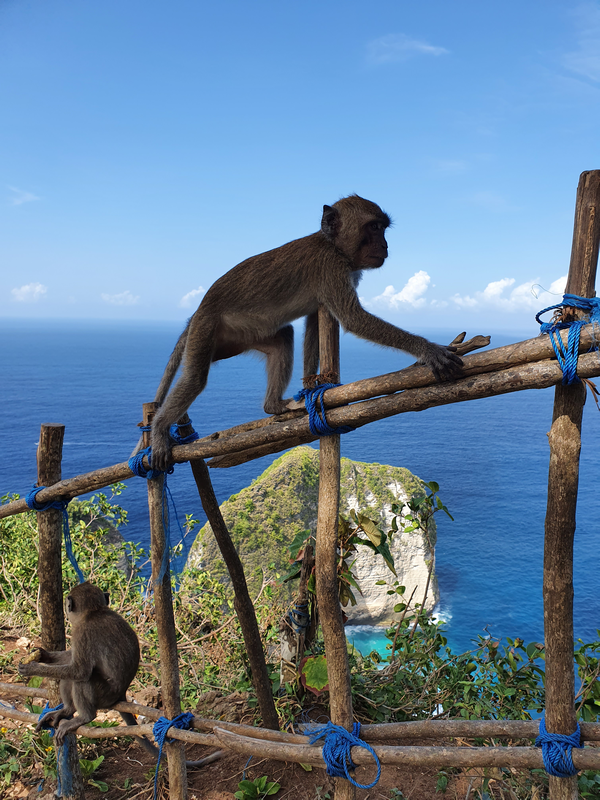
#> input picture DTUImageAnalysis/exercises/Ex7-GeometricTransformationsAndRegistration/data/NusaPenida.png, 600 x 800 px
$ python ex7.py
#> lines starting #> are read from the running program, lines starting #| are printed output that depends on the picture
#> further down, img_org is the input picture: shape (800, 600, 3); mean R, G, B 102, 126.7, 148.3
### DTUImageAnalysis/exercises/Ex7-GeometricTransformationsAndRegistration/data/Ex7_VideoImageTransformations.py
import time
import cv2
from skimage.transform import swirl
from skimage.transform import rotate
import math


# [30 lines left out: functions show_in_moved_window, process_rgb_image, not called in this run]


def capture_from_camera_and_show_images():
    print("Starting image capture")

    print("Opening connection to camera")
    videoPath = "data/testVideo.mp4"
    cap = cv2.VideoCapture(videoPath)
    if not cap.isOpened():
        print("Cannot open camera")
        exit()

    print("Starting camera loop")
    # To keep track of frames per second using a high-performance counter
    old_time = time.perf_counter()
    fps = 0
    stop = False
    counter = 0
    while not stop:
        ret, new_frame = cap.read()
        if not ret:
            print("Can't receive frame. Exiting ...")
            break

        # Change from OpenCV BGR to scikit image RGB
        new_image = new_frame[:, :, ::-1]
        proc_time_start = time.perf_counter()
        proc_img = process_rgb_image(new_image, counter)
        proc_time = time.perf_counter() - proc_time_start
        # convert back to OpenCV BGR to show it
        proc_img = proc_img[:, :, ::-1]

        counter = counter + 1

        # update FPS - but do it slowly to avoid fast changing number
        new_time = time.perf_counter()
        time_dif = new_time - old_time
        old_time = new_time
        fps = fps * 0.95 + 0.05 * 1 / time_dif

        # Put the FPS on the new_frame
        str_out = f"fps: {int(fps)} proc.time: {int(proc_time * 1000)} ms"
        font = cv2.FONT_HERSHEY_COMPLEX
        cv2.putText(new_frame, str_out, (100, 100), font, 1, 255, 1)

        # Display the resulting frame
        show_in_moved_window("Input", new_frame, 0, 10)
        show_in_moved_window("Processed image", proc_img, 1200, 10)

        if cv2.waitKey(1) == ord("q"):
            stop = True

    print("Stopping image loop")
    cap.release()
    cv2.destroyAllWindows()


# [2 lines that do not run on import are left out]

### DTUImageAnalysis/exercises/Ex7-GeometricTransformationsAndRegistration/ex7.py
import matplotlib.pyplot as plt
import numpy as np
from skimage.transform import (
    EuclideanTransform,
    SimilarityTransform,
    warp,
    swirl,
)
from skimage import io, img_as_float
from data.Ex7_VideoImageTransformations import capture_from_camera_and_show_images

from sklearn.decomposition import PCA
from scipy.spatial import procrustes

# Constants for visualization
DATA_DIR = "data/"
IMG_NAME = "NusaPenida.png"
FIG_WIDTH = 20
AXIS_TITLE_SIZE = 16
FIG_TITLE_SIZE = 30
LEGEND_SIZE = 14


def golden_ratio(width):
    """Calculate height using the golden ratio."""
    return width / ((1 + 5**0.5) / 2)


def apply_transformations(img):
    """Apply various transformations to an image and display the results."""
    img_height, img_width = img.shape[:2]
#> img_height = 800; img_width = 600
    rotation_angle = np.pi / 4
    translation_vector = [img_height / 4, img_width / 4]
#> translation_vector = [200, 150]
    scale_factor = 0.6
    center = np.array([img_height / 2, img_width / 2])
#> center = [400, 300]
    swirl_strength = 10
    swirl_radius = 300

    # Transformation steps
    transform_centered = EuclideanTransform(translation=-center)
    transform_rotated = EuclideanTransform(rotation=rotation_angle)
    transform_shifted_back = EuclideanTransform(translation=center)
    transform_translated = EuclideanTransform(translation=translation_vector)
    transform_scaled = SimilarityTransform(scale=scale_factor)

    # Apply transformations
    combined_rotation = transform_centered + transform_rotated + transform_shifted_back
    combined_rot_trans = combined_rotation + transform_translated
    combined_rot_trans_scale = combined_rot_trans + transform_scaled

    # Warp images with transformations
    img_rotated = warp(img, combined_rotation.inverse)
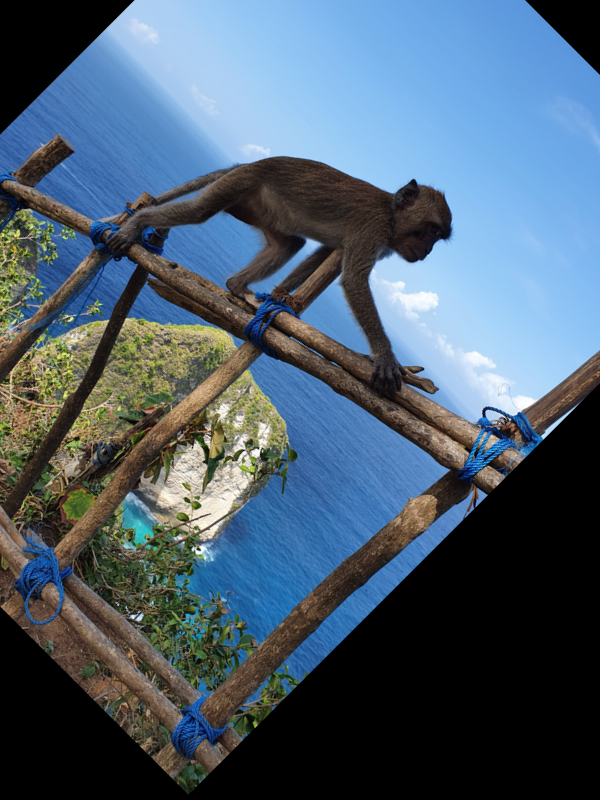
#> img_rotated: shape (800, 600, 3) float64; mean R, G, B 0.299, 0.373, 0.437
    img_rotated_translated = warp(img, combined_rot_trans.inverse)
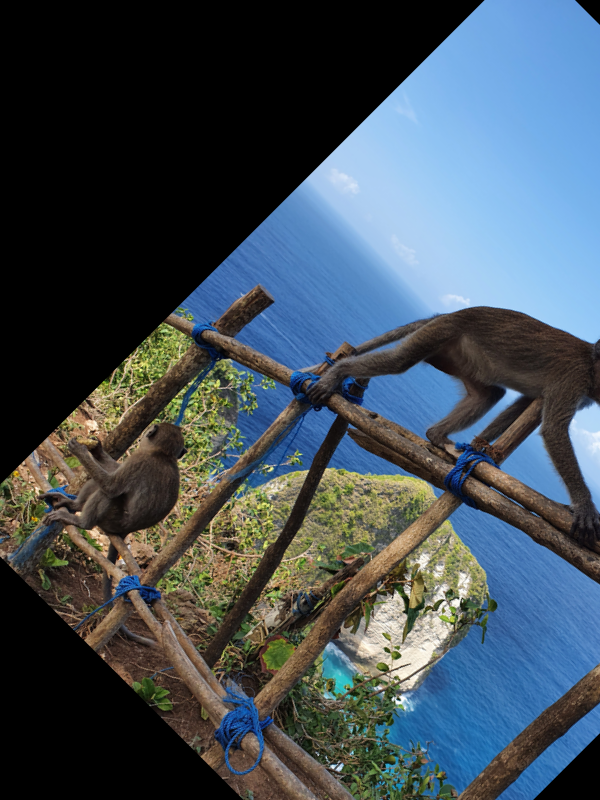
#> img_rotated_translated: shape (800, 600, 3) float64; mean R, G, B 0.261, 0.311, 0.348
    img_rot_trans_scaled = warp(img, combined_rot_trans_scale.inverse)
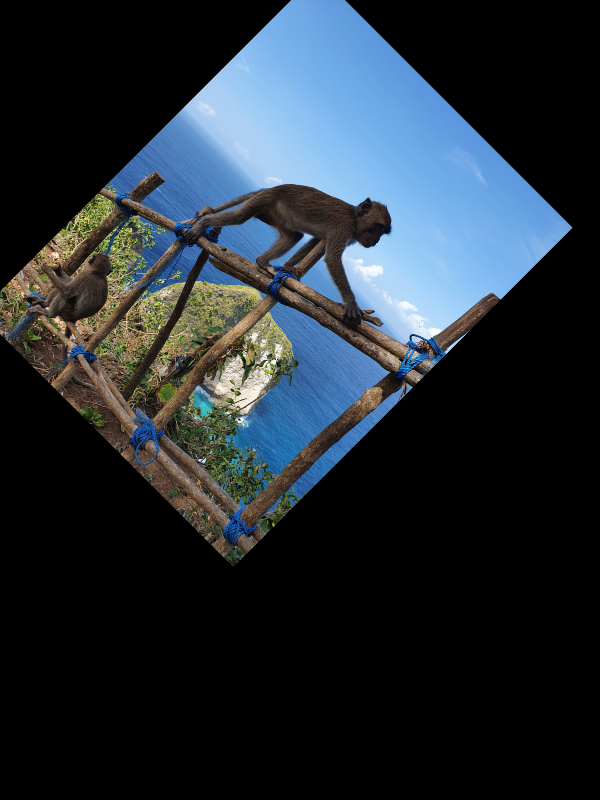
#> img_rot_trans_scaled: shape (800, 600, 3) float64; mean R, G, B 0.143, 0.178, 0.208
    img_swirled = swirl(img, strength=swirl_strength, radius=swirl_radius)
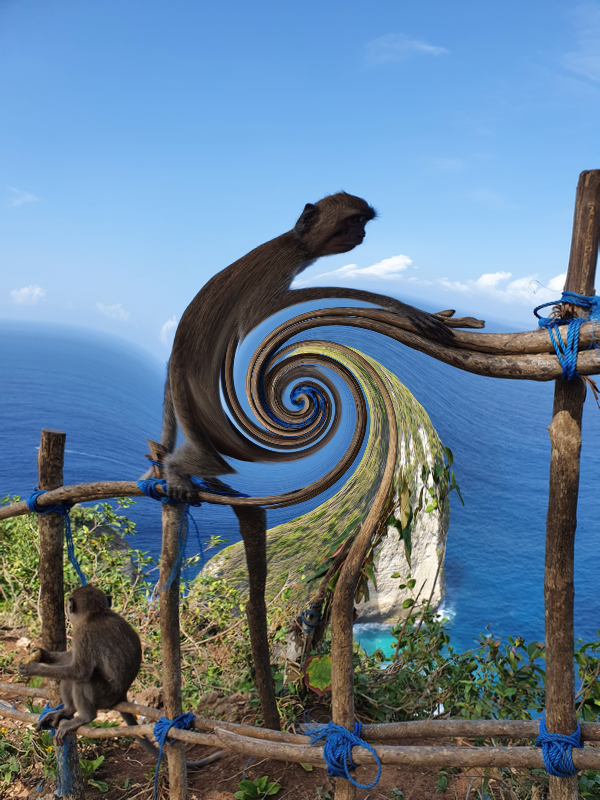
#> img_swirled: shape (800, 600, 3) float64; mean R, G, B 0.4, 0.497, 0.582

    # Display transformations
    fig, ax = plt.subplots(
        2, 3, figsize=(FIG_WIDTH, golden_ratio(FIG_WIDTH)), squeeze=False
    )
    fig.suptitle("Image Transformations", fontsize=FIG_TITLE_SIZE)

    ax[0, 0].imshow(img)
    ax[0, 0].set_title("Original Image", fontsize=AXIS_TITLE_SIZE)

    ax[0, 1].imshow(img_rotated)
    ax[0, 1].set_title("Rotation\n(EuclideanTransform)", fontsize=AXIS_TITLE_SIZE)

    ax[0, 2].imshow(img_rotated_translated)
    ax[0, 2].set_title(
        "Rotation + Translation\n(EuclideanTransform)", fontsize=AXIS_TITLE_SIZE
    )

    ax[1, 0].imshow(img_rot_trans_scaled)
    ax[1, 0].set_title(
        "Rotation + Translation + Scaling\n(SimilarityTransform)",
        fontsize=AXIS_TITLE_SIZE,
    )

    ax[1, 1].imshow(img_swirled)
    ax[1, 1].set_title("Swirl Transformation", fontsize=AXIS_TITLE_SIZE)

    ax[1, 2].axis("off")

    plt.tight_layout()
    plt.show()


# [198 lines left out: functions perform_registration, generate_synthetic_triangles, align_shapes, perform_pca_on_shapes, visualize_pca_results, not called in this run]


# Load and process images
img_org = io.imread(DATA_DIR + IMG_NAME)

# Apply transformations and display results
apply_transformations(img_org)

# Show video
#> (the run stopped early here; a loop or call above may not have finished)
